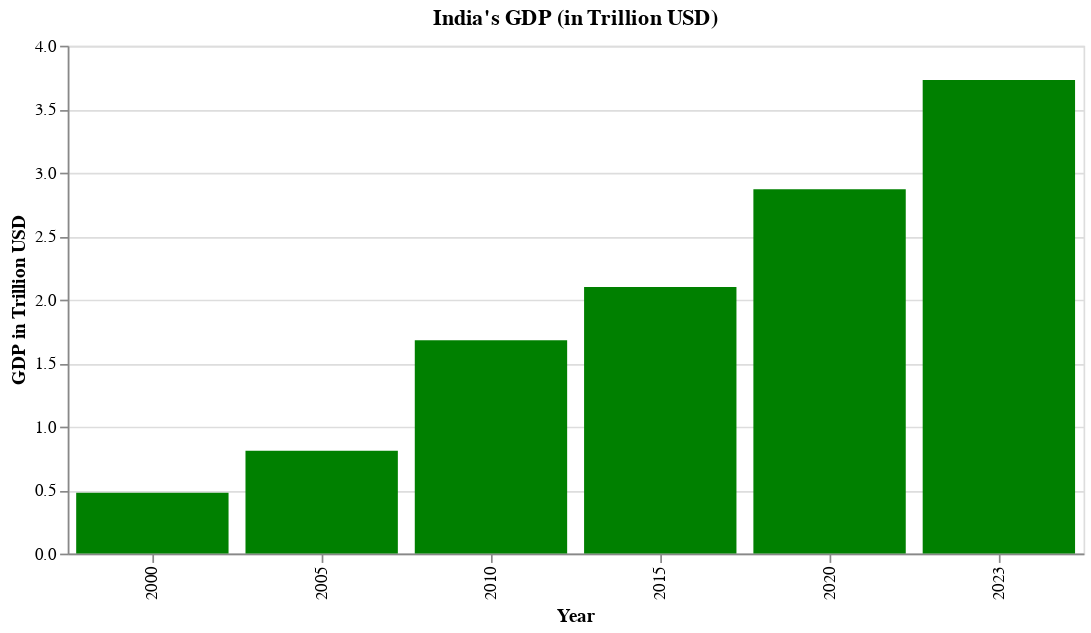

Here is the notebook cell this chart was saved with:
### Code cell
# Visualization 2: Bar chart for GDP
from google.colab import output
output.enable_custom_widget_manager()
alt.renderers.enable('default')

gdp_chart = alt.Chart(archana05).mark_bar().encode(
    x=alt.X('Year:O', title='Year'),
    y=alt.Y('GDP_Trillion_USD:Q', title='GDP in Trillion USD'),
    color=alt.value('green')
).properties(
    title="India's GDP (in Trillion USD)",
    width=600,
    height=300
)

# Display the chart
gdp_chart.show()

### Figure 1 — Vega-Lite specification as saved in the notebook (floating-point values rounded to 4 significant figures)
{"config": {"view": {"continuousWidth": 300, "continuousHeight": 300}}, "data": {"name": "data-9cea290332fa639f6a797c62d62a13dd"}, "mark": {"type": "bar"}, "encoding": {"color": {"value": "green"}, "x": {"field": "Year", "title": "Year", "type": "ordinal"}, "y": {"field": "GDP_Trillion_USD", "title": "GDP in Trillion USD", "type": "quantitative"}}, "height": 300, "title": "India's GDP (in Trillion USD)", "width": 600, "$schema": "https://vega.github.io/schema/vega-lite/v5.20.1.json", "datasets": {"data-9cea290332fa639f6a797c62d62a13dd": [{"Year": 2000, "Population": 1056575540, "GDP_Trillion_USD": 0.48, "Literacy_Rate": 61.0}, {"Year": 2005, "Population": 1147609927, "GDP_Trillion_USD": 0.81, "Literacy_Rate": 64.8}, {"Year": 2010, "Population": 1234281170, "GDP_Trillion_USD": 1.68, "Literacy_Rate": 69.0}, {"Year": 2015, "Population": 1310152403, "GDP_Trillion_USD": 2.1, "Literacy_Rate": 72.1}, {"Year": 2020, "Population": 1380004385, "GDP_Trillion_USD": 2.87, "Literacy_Rate": 74.4}, {"Year": 2023, "Population": 1417173173, "GDP_Trillion_USD": 3.73, "Literacy_Rate": 77.0}]}}
